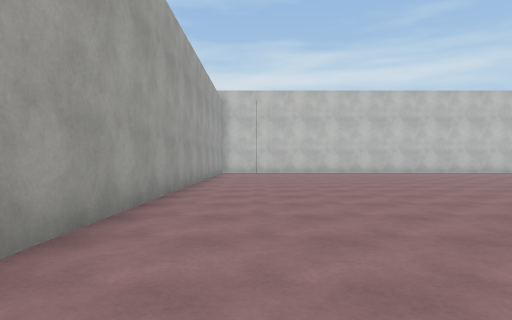
view 1 (above)

24 first-person views from a walk through a Unity game level. The camera is 1.2 m above the floor, looks level and sees 75° across. The floor is counted in squares, 2 m on a side. Each view is taken from the middle of a square. On the plan, view 1 faces up. The plan holds only what a view shows up to about 10 squares ahead; the rest is blank. The place goes on beyond the plan. The player character is not drawn. Surface patterns are stand-ins for the level's own textures.

view 2
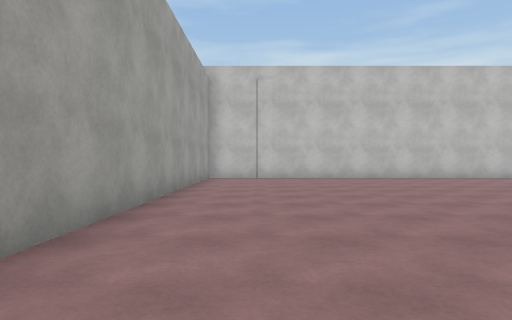

view 3
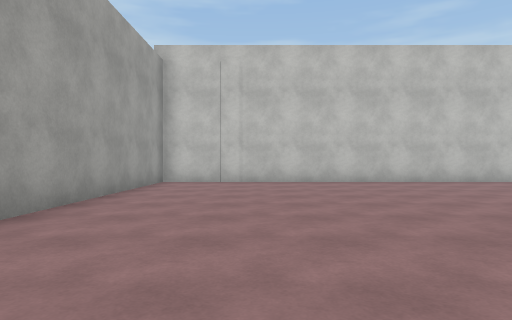

view 4
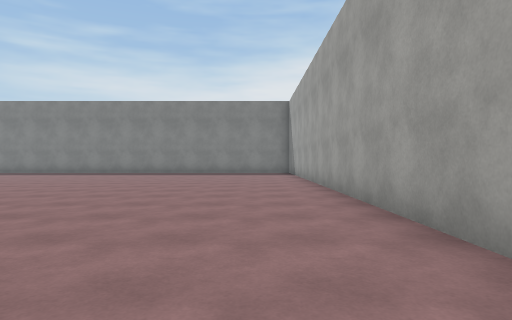

view 5
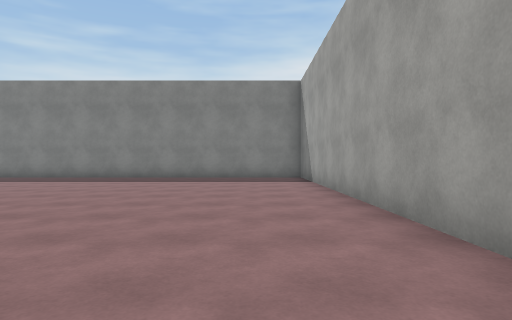

view 6
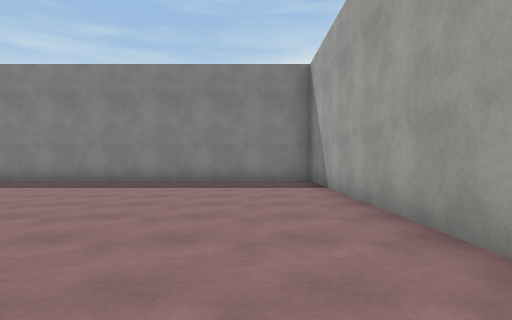

view 7
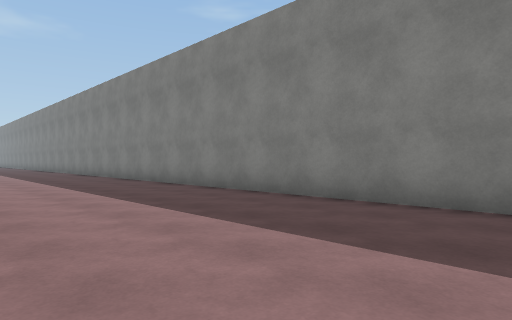

view 8
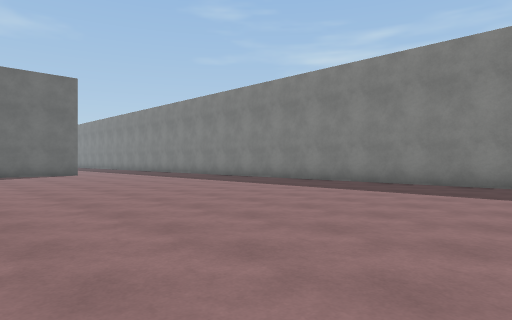

view 9
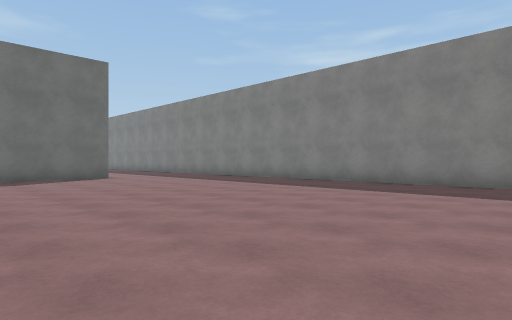

view 10
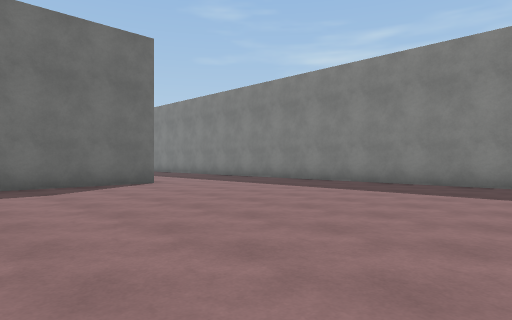

view 11
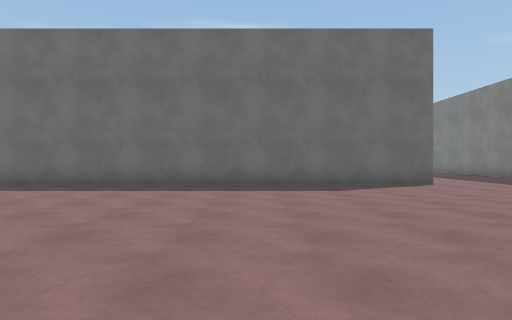

view 12
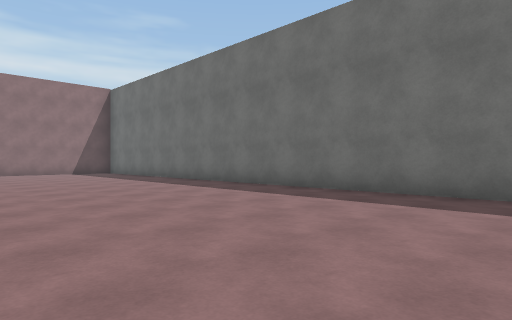

view 13
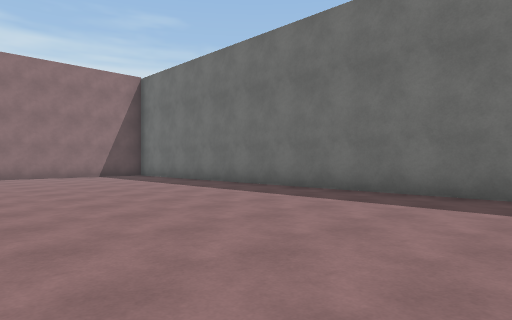

view 14
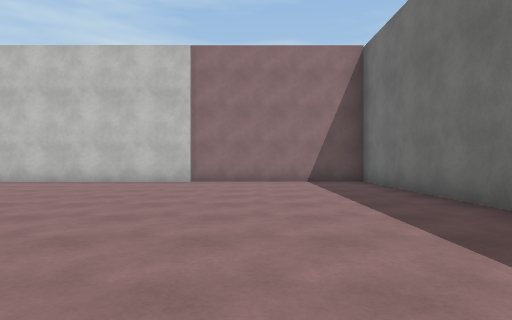

view 15
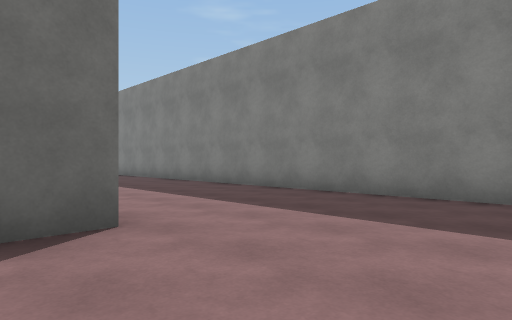

view 16
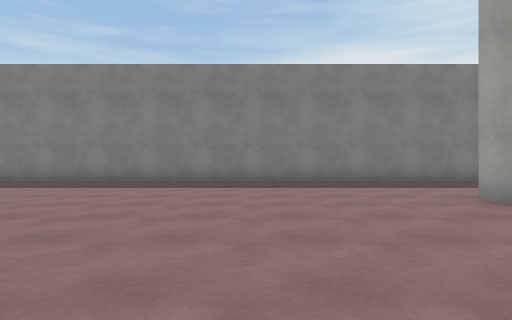

view 17
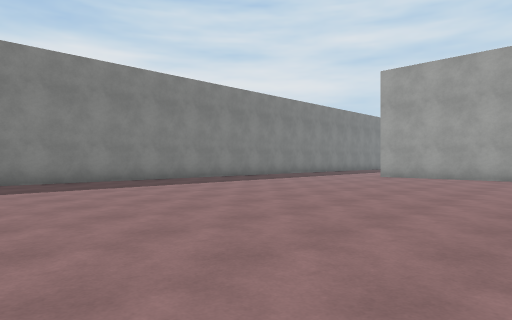

view 18
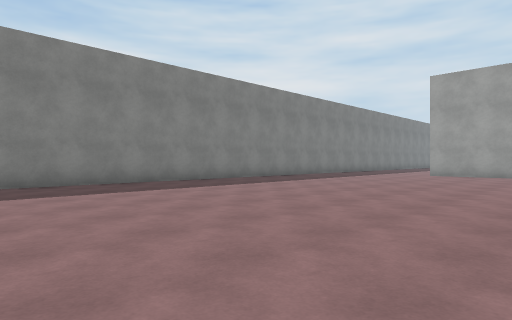

view 19
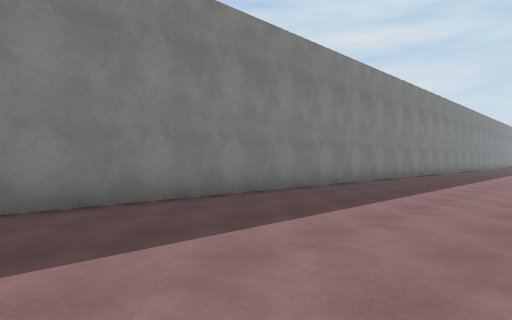

view 20
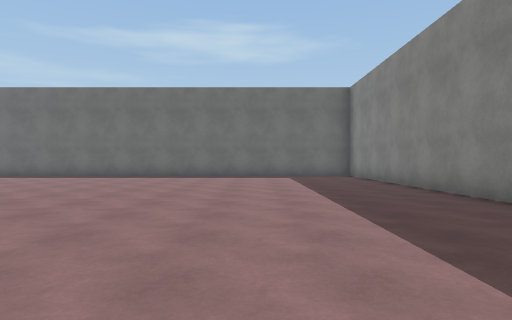

view 21
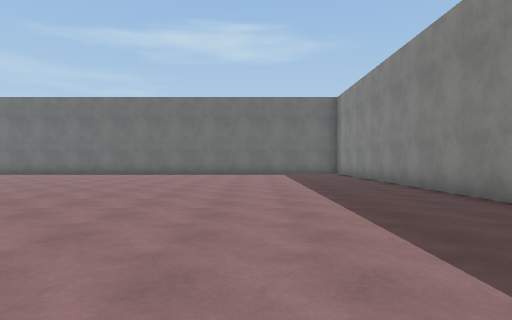

view 22
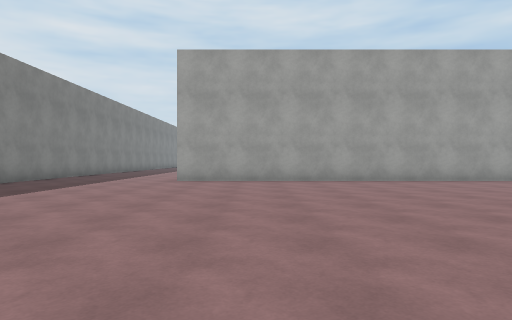

view 23
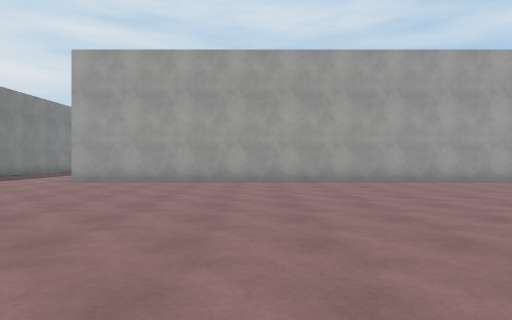

view 24
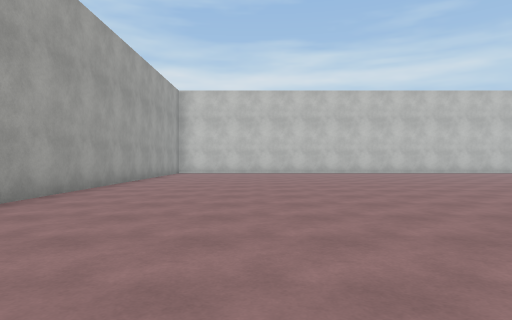

### Floor plan
Points are (right, up) in squares from view 1. A wall is a line through its corners. A room is listed if a view was taken in it or the views show most of it. See-through windows are left out.
Room 1 (views 1, 2, 3, 4, 5, 6, 7, 8, 9, 10, 11, 12, 13, 14, 15)
walls: (8.1, 15.1) (-1.6, 15.1) (-1.6, -9.6) (24.6, -9.6); (23, -5.4) (23, 15.1) (12.9, 15.1)
ways out: opening at (24.8, -7.5) to room 2
Room 2 (views 16, 17, 18, 19, 20, 21, 22, 23, 24)
walls: (23.5, 10) (23.5, -5.2); (24.6, -9.6) (45, -9.6)
ways out: opening at (24.8, -7.5) to room 1

Positions as (right, up) in squares from view 1, and headings:
1: (0, 0), facing up
2: (0, 4), facing up
3: (1, 6), facing up
4: (0, 6), facing down
5: (0, 2), facing down
6: (0, 0), facing down
7: (3, -5), facing down-right
8: (9, -1), facing down-right
9: (12, -1), facing down-right
10: (15, -1), facing down-right
11: (15, -1), facing right
12: (17, 0), facing up-right
13: (17, 3), facing up-right
14: (20, 6), facing up
15: (20, -4), facing down-right
16: (27, 0), facing down
17: (35, 0), facing down-left
18: (37, -1), facing down-left
19: (43, -5), facing down-left
20: (35, -6), facing right
21: (33, -6), facing right
22: (33, -3), facing left
23: (33, 0), facing left
24: (27, 0), facing up
